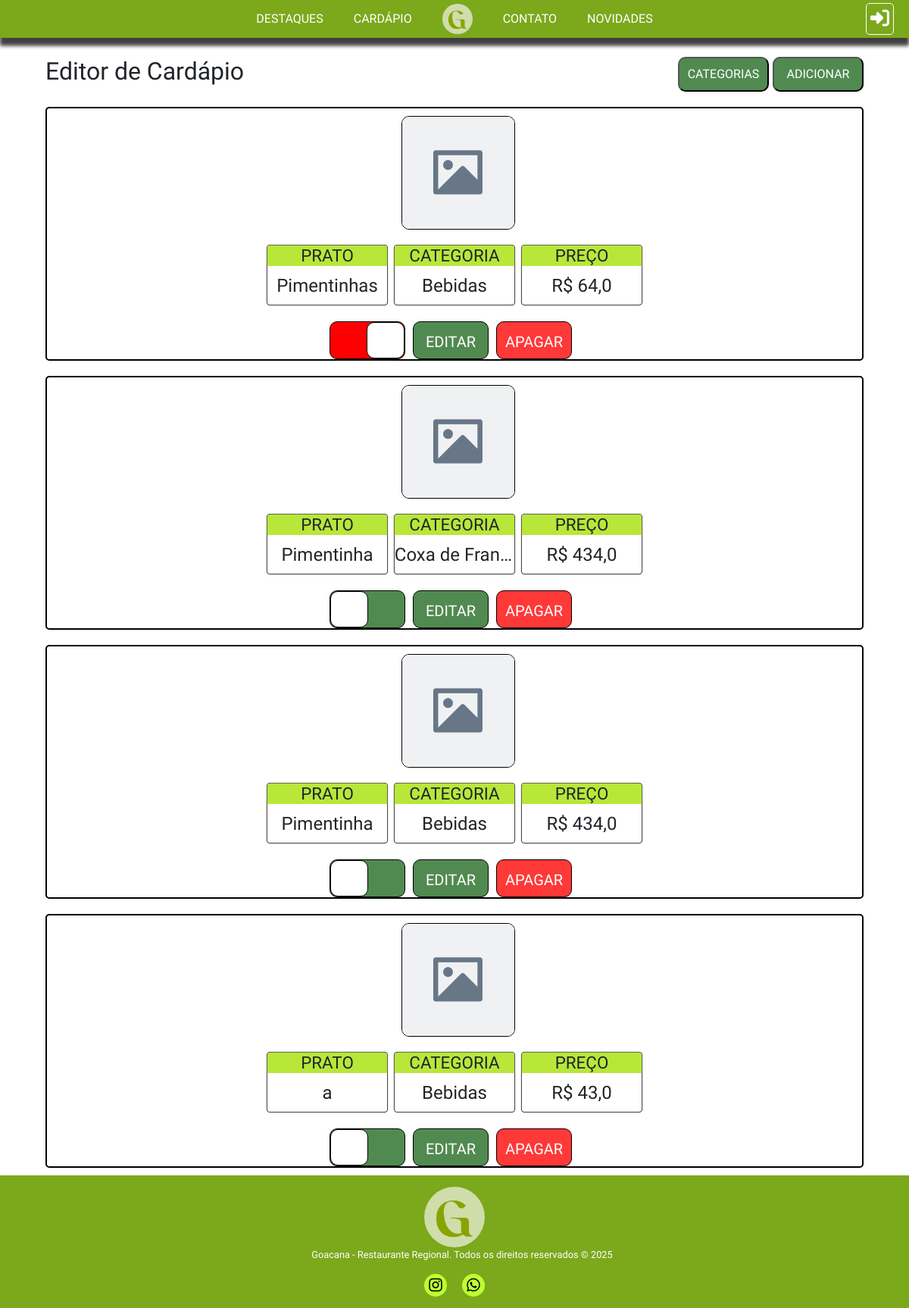
The page /editordecadarpio/ on the database as committed earlier.
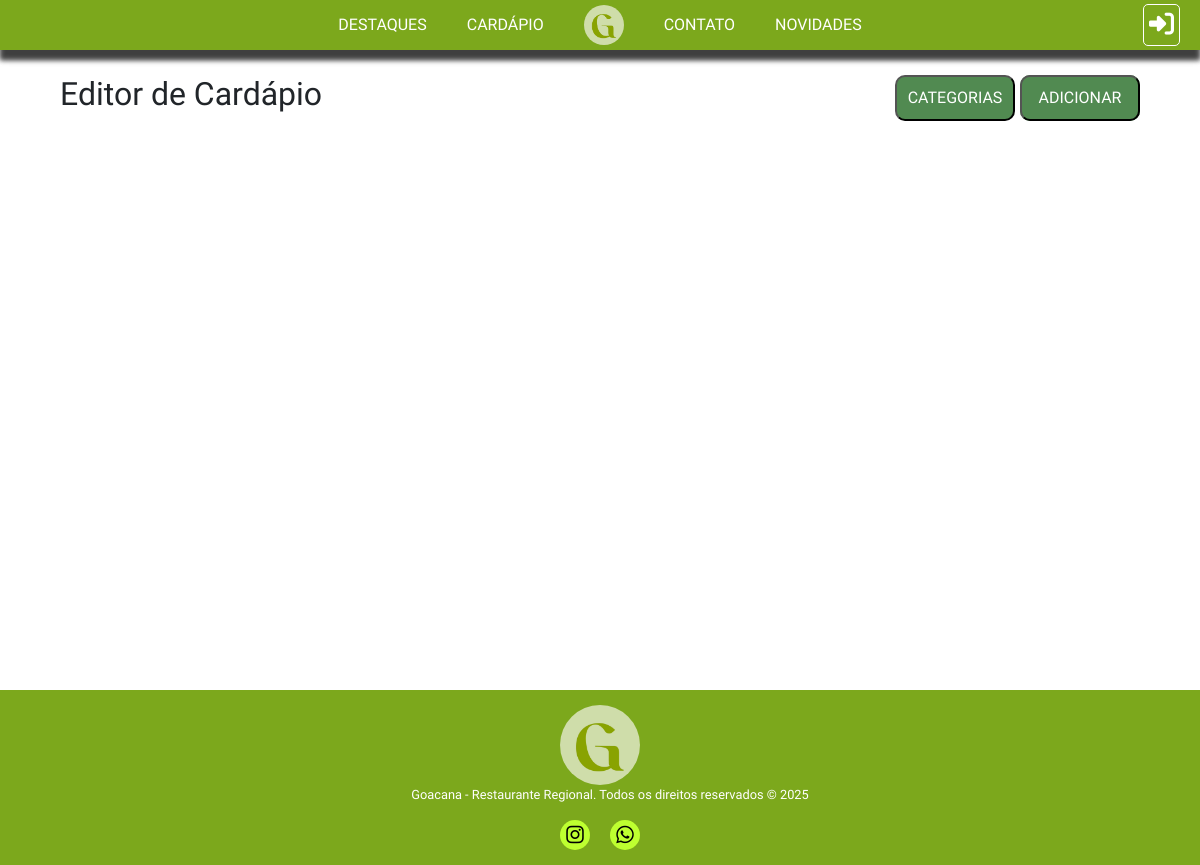
The same page on the database as committed later.
### core/models.py (models this page shows)
class TB_PRATOS(models.Model):
    Nome = models.CharField(max_length=45, null=False)
    Disponibilidade = models.BooleanField(default=True)
    Preco = models.FloatField(null=False)
    Imagem = models.ImageField(upload_to='pratos/', null=True, blank=True)
    Categoria = models.ForeignKey('TB_CATEGORIAS', on_delete=models.PROTECT, null=False)
    Acompanhamentos = models.ManyToManyField('TB_ACOMPANHAMENTOS', blank=True)

class TB_CATEGORIAS(models.Model):
    Nome = models.CharField(max_length=45)
    def __str__(self):
        return self.Nome

### core/views.py (the view)
# urls.py: path('editordecadarpio/', editordecadarpio, name='editordecadarpio'),
def editordecadarpio(request):
    lista_pratos = TB_PRATOS.objects.all()
    lista_categorias = TB_CATEGORIAS.objects.all()
    categoria_ids = TB_PRATOS.objects.filter(pk__in=[p.pk for p in lista_pratos]).values_list('Categoria_id', flat=True)
    act_cat = TB_CATEGORIAS.objects.filter(pk__in=categoria_ids)
    formcat = TB_CATEGORIAS_FORMS(request.POST or None)
    contexto = {'lista_pratos': lista_pratos, 'lista_categorias': lista_categorias, 'formcat': formcat, 'active': act_cat}
    if formcat.is_valid():
        formcat.save()
        return redirect('editordecadarpio')
    return render(request, 'editorcardv2.html', contexto)

### core/templates/editorcardv2.html (shortened to what this page needs)
{% extends 'base/base.html' %}
{% load static %}
{% block 'header' %}
<link rel="stylesheet" href="{% static 'CSS/editordecadarpio2.css' %}">
{% endblock %}
{% block 'content' %}
<div class="vheight">
    <div class="titulo">
        <h2>Editor de Cardápio</h2>
        <div class="up-button">
            <button id="butones">CATEGORIAS</button>
            <a href="{% url 'add_prato' %}">
                <button>ADICIONAR</button>
            </a>
        </div>
    </div>
    {% for prato in lista_pratos %}
        <div class="prato">
            {% if prato.Imagem %}
                <img src="{{ prato.Imagem.url }}" alt="{{ produto.Nome }}">
            {% else %}
                <img src="{% static 'images/placeholder.png' %}" alt="Nenhuma imagem disponível">
            {% endif %}
            <div class="infos">
                <div class="info">
                    <h3>PRATO</h3>
                    <p>{{ prato.Nome }}</p>
                </div>
                <div class="info">
                    <h3>CATEGORIA</h3>
                    <p>{{ prato.Categoria }}</p>
                </div>
                <div class="info">
                    <h3>PREÇO</h3>
                    <p>R$ {{ prato.Preco }}</p>
                </div>
            </div>
            <div class="buttons">
                <a href="{% url 'disp_prato' prato.id %}">
                    <div class="check p{{ prato.Disponibilidade}}">
                        <div class="toggle"></div>
                    </div>
                </a>
                <a href="{% url 'edit_prato' prato.id %}">
                    <button>EDITAR</button>
                </a>
                <a href="{% url 'rem_prato' prato.id %}">
                    <button class="red">APAGAR</button>
                </a>
            </div>
        </div>
    {% endfor %}
</div>
{% endblock %}

### core/templates/base/base.html (shortened to what this page needs)
{% load static %}
<!DOCTYPE html>
<html>
<head>
    <link rel='stylesheet' type='text/css' media='screen' href="{% static 'CSS/geral.css' %}">
    <link href="https://cdn.jsdelivr.net/npm/bootstrap@5.3.7/dist/css/bootstrap.min.css" rel="stylesheet">
    {% block 'header' %}
    {% endblock %}
</head>
<body>
    {% include './menu.html' %}
    {% block 'content' %}
    {% endblock %}
    {% include './rodape.html' %}
</body>
</html>

### core/templates/base/menu.html (shortened to what this page needs)
{% load static %}
<div class="nav">
    <div class="main-bar">
        <a href="{% url 'cardapio' %}" id="card" class="mainlink">DESTAQUES</a>
        <a href="{% url 'cardapio' %}" id="card" class="mainlink">CARDÁPIO</a>
        <a href="{% url 'index' %}" id="logo"><img src="{% static '/images/GoacLogo.png' %}" alt="" id="logo"></a>
        <a href="{% url 'contato' %}" class="mainlink">CONTATO</a>
        <a href="{% url 'cardapio' %}" id="card" class="mainlink">NOVIDADES</a>
        <a href="{% url 'login' %}" id="login" class="mainlink">
            <i class="fa-solid fa-right-to-bracket"></i>
        </a>
    </div>
</div>

### core/templates/base/rodape.html
{% load static %}
<div class="footer">
    <div>
        <img src="{% static '/images/GoacLogo.png' %}" alt="">
    </div>
    <div>
        <p>Goacana - Restaurante Regional. Todos os direitos reservados &copy; 2025</p>
    </div>
    <div class="media">
        <a href="https://www.instagram.com/goacanarestaurante?utm_source=ig_web_button_share_sheet&igsh=MWtqMmFtd2IzYm0zaQ==">
            <i class="fa-brands fa-instagram"></i>
        </a>
        <a href="https://api.whatsapp.com/send/?phone=558491061685&text&type=phone_number&app_absent=0">
            <i class="fa-brands fa-whatsapp"></i>
        </a>
    </div>
</div>

### core/static/CSS/geral.css (style rules this page uses)
* { box-sizing: border-box !important; }
html { scroll-behavior: smooth; overflow-x: hidden; }
body { margin: 0; font-family: "IM Fell English", serif !important; overflow-x: hidden; }

Rows that differ between the two databases and show on the page:
removed TB_PRATOS: Nome "Pimentinhas", Categoria "Bebidas", Preco "64,0", Disponibilidade False (drawn)
removed TB_PRATOS: Nome "Pimentinha", Categoria "Coxa de…", Preco "434,0", Disponibilidade True (drawn)
removed TB_PRATOS: Nome "Pimentinha", Categoria "Bebidas", Preco "434,0", Disponibilidade True (drawn)
removed TB_PRATOS: Nome "a", Categoria "Bebidas", Preco "43,0", Disponibilidade True (drawn)
